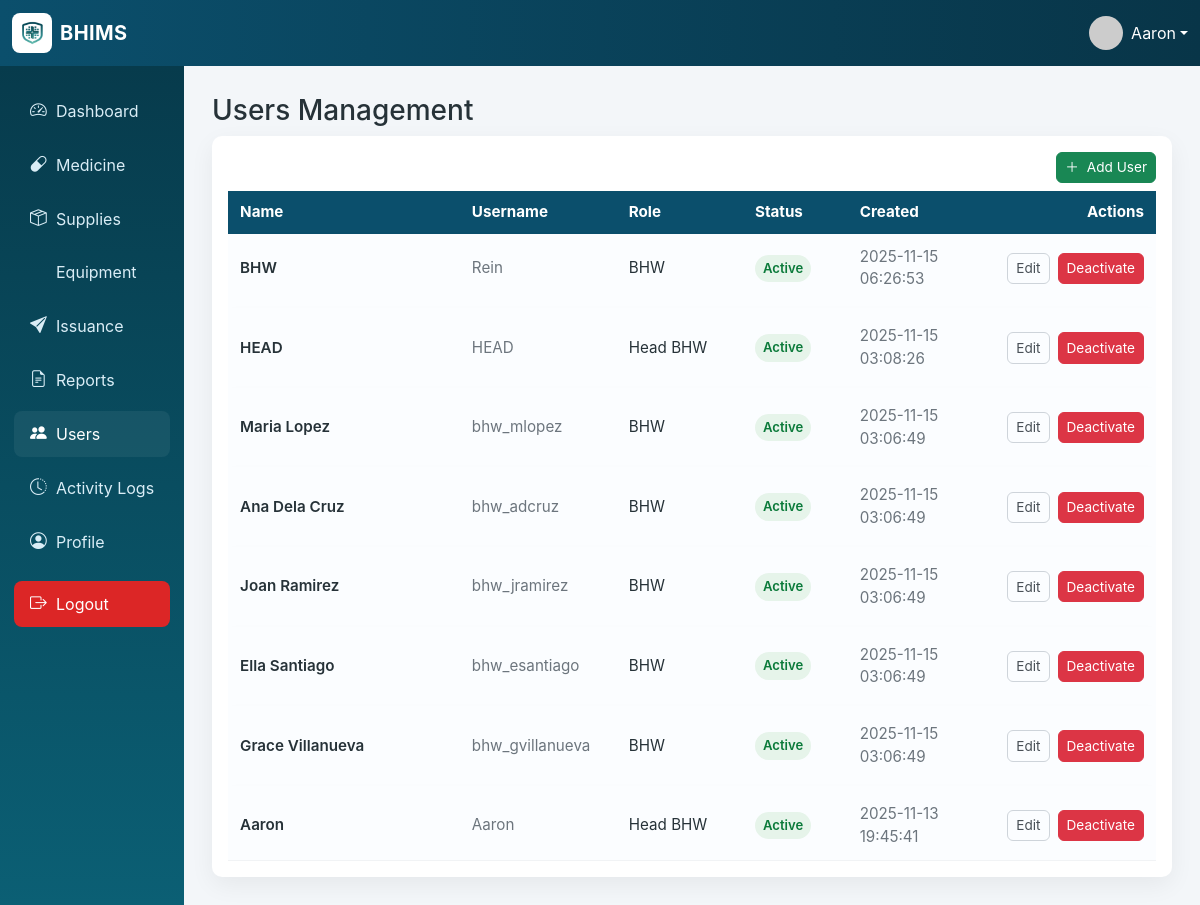
/users.php (signed in), run on the app's committed database.
### tables this page shows
CREATE TABLE `users` (
  `user_id` int(11) NOT NULL,
  `name` varchar(255) NOT NULL,
  `username` varchar(100) NOT NULL,
  `password` varchar(255) NOT NULL,
  `role` enum('Head BHW','BHW') NOT NULL DEFAULT 'BHW',
  `status` enum('Active','Inactive') NOT NULL DEFAULT 'Active',
  `date_created` datetime DEFAULT current_timestamp()
);

### users.php (the view, shortened to what this page needs)
<?php
require_once 'header.php';
require_once 'functions.php';
$stmt = $mysqli->prepare('SELECT user_id,name,username,role,status,date_created FROM users ORDER BY date_created DESC');
$stmt->execute();
$rows = $stmt->get_result()->fetch_all(MYSQLI_ASSOC);
?>
<h3 style="margin-bottom:.5rem;">Users Management</h3>
<div class="table-card">
  <div class="d-flex justify-content-between align-items-center mb-2">
    <div>
      <a id="openUnifiedBtn" href="users.php?action=add" class="btn btn-sm btn-success"><span>＋</span> Add User</a>
    </div>
  </div>
  <div class="table-responsive">
    <table class="table-modern w-100">
      <thead>
        <tr>
          <th style="width:260px;">Name</th>
          <th style="width:160px;">Username</th>
          <th style="width:140px;">Role</th>
          <th style="width:110px;">Status</th>
          <th style="width:160px;">Created</th>
          <th style="width:120px;text-align:right;">Actions</th>
        </tr>
      </thead>
      <tbody>
        <?php if (empty($rows)): ?>
          <tr><td colspan="6">No users found.</td></tr>
        <?php else: foreach ($rows as $r): ?>
          <tr>
            <td>
              <div style="font-weight:600;"><?php echo htmlspecialchars($r['name']) ?></div>
            </td>
            <td style="color:#6c757d;"><?php echo htmlspecialchars($r['username']) ?></td>
            <td><?php echo htmlspecialchars($r['role']) ?></td>
            <td>
              <?php if (($r['status'] ?? '') === 'Active') echo '<span class="badge-active">Active</span>'; else echo '<span class="badge-inactive">Inactive</span>'; ?>
            </td>
            <td style="color:#6c757d;"><?php echo htmlspecialchars($r['date_created']) ?></td>
            <td>
              <div class="actions-cell">
              <?php
                $data_attrs = [
                  'id' => $r['user_id'],
                  'name' => $r['name'],
                  'username' => $r['username'],
                  'role' => $r['role'],
                  'status' => $r['status']
                ];
                $data_str = '';
                foreach ($data_attrs as $k => $v) {
                    $data_str .= ' data-'.$k.'="'.htmlspecialchars($v, ENT_QUOTES).'"';
                }
              ?>
                <a class="btn btn-sm btn-outline-secondary openUnifiedEdit" href="users.php?action=edit&id=<?php echo $r['user_id'] ?>" <?php echo $data_str; ?> title="Edit">Edit</a>
                <?php if (($r['status'] ?? '') === 'Active'): ?>
                  <a class="btn btn-sm btn-danger" href="users.php?action=deactivate&id=<?php echo $r['user_id'] ?>" onclick="return confirm('Deactivate?')">Deactivate</a>
                <?php endif; ?>
              </div>
            </td>
          </tr>
        <?php endforeach; endif; ?>
      </tbody>
    </table>
  </div>
</div>

### assets/css/style.css (style rules this page uses)
body { font-family: "Inter", system-ui, -apple-system, "Segoe UI", Roboto, "Helvetica Neue", Arial; background: #f3f6f9; color: #263238; }
.table-card { background: #fff; border-radius: 12px; padding: 14px; box-shadow: 0 6px 18px rgba(15, 23, 42, 0.05); }
.table-modern thead th { background-color: #0b4f6c !important; color: #ffffff !important; font-weight: 700; border: 0; padding: 10px 12px; }
.table-modern tbody tr { background: #fbfdff; border-radius: 8px; box-shadow: 0 3px 8px rgba(10, 20, 30, 0.03); }
.table-modern tbody tr td { vertical-align: middle; padding: 12px; }
.table-modern tbody tr + tr td { border-top: 10px solid transparent; }

### users.php (style rules this page uses)
.table-card { background:#fff; border-radius:10px; padding:1rem; box-shadow:0 8px 24px rgba(0,0,0,0.06); }
.d-flex { display:flex }
.justify-content-between { justify-content:space-between }
.align-items-center { align-items:center }
.mb-2 { margin-bottom:.5rem }
.btn { display:inline-flex;align-items:center;gap:.5rem;padding:.375rem .6rem;border-radius:6px;border:1px solid transparent;text-decoration:none;cursor:pointer }
.btn-sm { font-size:.85rem;padding:.275rem .5rem;border-radius:6px }
.btn-success { background:#198754;color:#fff;border-color:#198754 }
.btn-danger { background:#dc3545;color:#fff;border-color:#dc3545 }
.btn-outline-secondary { background:transparent;color:#495057;border-color:#ced4da }
.badge-active { display:inline-block;padding:.25rem .5rem;border-radius:999px;background:#e6f4ea;color:#0b7a3a;font-weight:600;font-size:.82rem }
.table-responsive { overflow:auto }
.table-modern { width:100%;border-collapse:collapse;font-size:.95rem }
.table-modern th { padding:.6rem .5rem;border-bottom:1px solid #f1f3f5;color:#495057;font-weight:600;text-align:left }
.table-modern td { padding:.6rem .5rem;border-bottom:1px solid #f1f3f5;vertical-align:middle }
.actions-cell { display:flex;gap:8px;justify-content:flex-end;align-items:center }

### data on the page
users: name "BHW", username "Rein", role "BHW", status "Active", date_created "2025-11-15 06:26:53"
users: name "HEAD", username "HEAD", role "Head BHW", status "Active", date_created "2025-11-15 03:08:26"
users: name "Maria Lopez", username "bhw_mlopez", role "BHW", status "Active", date_created "2025-11-15 03:06:49"
users: name "Ana Dela Cruz", username "bhw_adcruz", role "BHW", status "Active", date_created "2025-11-15 03:06:49"
users: name "Joan Ramirez", username "bhw_jramirez", role "BHW", status "Active", date_created "2025-11-15 03:06:49"
users: name "Ella Santiago", username "bhw_esantiago", role "BHW", status "Active", date_created "2025-11-15 03:06:49"
users: name "Grace Villanueva", username "bhw_gvillanueva", role "BHW", status "Active", date_created "2025-11-15 03:06:49"
users: name "Aaron", username "Aaron", role "Head BHW", status "Active", date_created "2025-11-13 19:45:41"

### other printed values
$current_user_name "Aaron"
